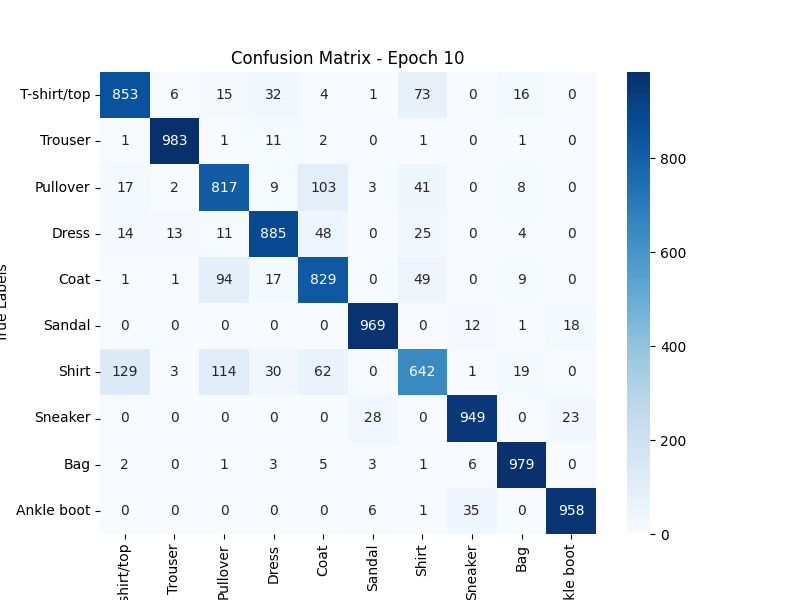

This chart was generated by the following Python code:
import numpy as np
import wandb
import argparse
import matplotlib.pyplot as plt
import seaborn as sns
from tensorflow.keras.datasets import fashion_mnist
from tensorflow.keras.utils import to_categorical
from sklearn.metrics import confusion_matrix

# Activation Functions
def sigmoid(x):
    return 1 / (1 + np.exp(-x))

def sigmoid_derivative(x):
    return x * (1 - x)

def tanh(x):
    return np.tanh(x)

def tanh_derivative(x):
    return 1 - np.tanh(x) ** 2

def relu(x):
    return np.maximum(0, x)

def relu_derivative(x):
    return (x > 0).astype(float)

# Xavier Initialization
def xavier_init(size_in, size_out):
    return np.random.randn(size_in, size_out) * np.sqrt(1 / size_in)

# Loss Function: Categorical Cross-Entropy
def cross_entropy_loss(y_true, y_pred):
    return -np.sum(y_true * np.log(y_pred + 1e-8)) / y_true.shape[0]


# Neural Network Class
class FeedforwardNN:
    def __init__(self, layer_sizes, activation="relu", weight_init="random", weight_decay=0):
        self.layer_sizes = layer_sizes
        self.activation = activation
        self.weight_decay = weight_decay  # L2 Regularization
        self.initialize_weights(weight_init)

    def initialize_weights(self, weight_init):
        if weight_init == "xavier":
            self.w = [xavier_init(self.layer_sizes[i], self.layer_sizes[i + 1]) for i in range(len(self.layer_sizes) - 1)]
        else:  # Default to random
            self.w = [np.random.randn(self.layer_sizes[i], self.layer_sizes[i + 1]) * 0.01 for i in range(len(self.layer_sizes) - 1)]
        
        self.b = [np.zeros((1, self.layer_sizes[i + 1])) for i in range(len(self.layer_sizes) - 1)]

    def activation_func(self, x):
        if self.activation == "relu":
            return relu(x)
        elif self.activation == "sigmoid":
            return sigmoid(x)
        elif self.activation == "tanh":
            return tanh(x)

    def activation_derivative(self, x):
        if self.activation == "relu":
            return relu_derivative(x)
        elif self.activation == "sigmoid":
            return sigmoid_derivative(x)
        elif self.activation == "tanh":
            return tanh_derivative(x)

    def forward_pass(self, X):
        activations = [X]
        Z_values = []
        for i in range(len(self.w)):
            Z = np.dot(activations[-1], self.w[i]) + self.b[i]
            Z_values.append(Z)
            if i < len(self.w) - 1:
                A = self.activation_func(Z)
            else:
                A = self.softmax(Z)
            activations.append(A)
        return activations, Z_values

    def softmax(self, x):
        exp_x = np.exp(x - np.max(x, axis=1, keepdims=True))
        return exp_x / np.sum(exp_x, axis=1, keepdims=True)

# Optimizer Class
class Optimizer:
    def __init__(self, model, method="adam", lr=0.001, beta1=0.9, beta2=0.999, epsilon=1e-8):
        self.model = model
        self.method = method.lower()
        self.lr = lr
        self.beta1 = beta1
        self.beta2 = beta2
        self.epsilon = epsilon
        self.t = 0
        self.initialize_optimizers()

    def initialize_optimizers(self):
        self.v_dW = [np.zeros_like(w) for w in self.model.w]
        self.v_db = [np.zeros_like(b) for b in self.model.b]
        self.s_dW = [np.zeros_like(w) for w in self.model.w]
        self.s_db = [np.zeros_like(b) for b in self.model.b]
    
    def backward_pass(self, X, Y):
        m = X.shape[0]
        activations, Z_values = self.model.forward_pass(X)
        dA = activations[-1] - Y  # Softmax + Cross-Entropy gradient
        dW, db = [], []
        
        for i in reversed(range(len(self.model.w))):
            dZ = dA if i == len(self.model.w) - 1 else dA * self.model.activation_derivative(activations[i + 1])
            dW.insert(0, np.dot(activations[i].T, dZ) / m + self.model.weight_decay * self.model.w[i])
            db.insert(0, np.sum(dZ, axis=0, keepdims=True) / m)
            dA = np.dot(dZ, self.model.w[i].T)
        return dW, db
    
    def update_parameters(self, dW, db):
        self.t += 1
        for i in range(len(self.model.w)):
            if self.method == "sgd":
                self.model.w[i] -= self.lr * dW[i]
                self.model.b[i] -= self.lr * db[i]
            
            elif self.method == "momentum":
                self.v_dW[i] = self.beta1 * self.v_dW[i] + (1 - self.beta1) * dW[i]
                self.v_db[i] = self.beta1 * self.v_db[i] + (1 - self.beta1) * db[i]
                self.model.w[i] -= self.lr * self.v_dW[i]
                self.model.b[i] -= self.lr * self.v_db[i]
                
            elif self.method == "nestrov":
                # Nesterov Accelerated Gradient (NAG)
                prev_v_dW = self.v_dW[i].copy()
                prev_v_db = self.v_db[i].copy()
                
                self.v_dW[i] = self.beta1 * self.v_dW[i] - self.lr * dW[i]
                self.v_db[i] = self.beta1 * self.v_db[i] - self.lr * db[i]
                
                self.model.w[i] += -self.beta1 * prev_v_dW + (1 + self.beta1) * self.v_dW[i]
                self.model.b[i] += -self.beta1 * prev_v_db + (1 + self.beta1) * self.v_db[i]
            
            elif self.method == "rmsprop":
                self.s_dW[i] = self.beta2 * self.s_dW[i] + (1 - self.beta2) * (dW[i] ** 2)
                self.s_db[i] = self.beta2 * self.s_db[i] + (1 - self.beta2) * (db[i] ** 2)
                self.model.w[i] -= self.lr * dW[i] / (np.sqrt(self.s_dW[i]) + self.epsilon)
                self.model.b[i] -= self.lr * db[i] / (np.sqrt(self.s_db[i]) + self.epsilon)
            
            elif self.method in ["adam", "nadam"]:
                self.v_dW[i] = self.beta1 * self.v_dW[i] + (1 - self.beta1) * dW[i]
                self.v_db[i] = self.beta1 * self.v_db[i] + (1 - self.beta1) * db[i]
                
                self.s_dW[i] = self.beta2 * self.s_dW[i] + (1 - self.beta2) * (dW[i] ** 2)
                self.s_db[i] = self.beta2 * self.s_db[i] + (1 - self.beta2) * (db[i] ** 2)
                
                v_dW_corr = self.v_dW[i] / (1 - self.beta1 ** self.t)
                v_db_corr = self.v_db[i] / (1 - self.beta1 ** self.t)
                s_dW_corr = self.s_dW[i] / (1 - self.beta2 ** self.t)
                s_db_corr = self.s_db[i] / (1 - self.beta2 ** self.t)
                
                self.model.w[i] -= self.lr * v_dW_corr / (np.sqrt(s_dW_corr) + self.epsilon)
                self.model.b[i] -= self.lr * v_db_corr / (np.sqrt(s_db_corr) + self.epsilon)

# Load Fashion MNIST Data
(x_train, y_train), (x_test, y_test) = fashion_mnist.load_data()
x_train, x_test = x_train.reshape(-1, 28 * 28) / 255.0, x_test.reshape(-1, 28 * 28) / 255.0
y_train, y_test = to_categorical(y_train, 10), to_categorical(y_test, 10)

# Create validation split (10% of train)
val_split = int(0.1 * x_train.shape[0])
x_val, y_val = x_train[:val_split], y_train[:val_split]
x_train, y_train = x_train[val_split:], y_train[val_split:]

# Fashion MNIST Class Names
class_names = [
    "T-shirt/top", "Trouser", "Pullover", "Dress", "Coat",
    "Sandal", "Shirt", "Sneaker", "Bag", "Ankle boot"
]

# Function to Plot and Log Confusion Matrix
def log_confusion_matrix(y_true, y_pred, class_names, epoch):
    cm = confusion_matrix(y_true, y_pred)
    
    plt.figure(figsize=(8, 6))
    sns.heatmap(cm, annot=True, fmt="d", cmap="Blues", xticklabels=class_names, yticklabels=class_names)
    plt.xlabel("Predicted Labels")
    plt.ylabel("True Labels")
    plt.title(f"Confusion Matrix - Epoch {epoch+1}")

    # Save figure as image
    plt.savefig("confusion_matrix.png")
    plt.close()

    # Log to WandB
    wandb.log({"confusion_matrix": wandb.Image("confusion_matrix.png")})

# Training Function
def train(args):
    wandb.init(project=args.wandb_project, entity=args.wandb_entity)
    config = wandb.config
    config.epochs = args.epochs
    config.learning_rate = args.learning_rate
    config.optimizer = args.optimizer
    config.num_hidden_layers = args.num_layers
    config.hidden_layer_size = args.hidden_size
    config.activation = args.activation
    config.weight_init = args.weight_init
    config.weight_decay = args.weight_decay

    run_name = f"hl_{config.num_hidden_layers}_bs_{args.batch_size}_ac_{config.activation}"
    
    wandb.run.name = run_name
    wandb.run.save()

    layer_sizes = [784] + [config.hidden_layer_size] * config.num_hidden_layers + [10]
    model = FeedforwardNN(layer_sizes, activation=config.activation, weight_init=config.weight_init, weight_decay=config.weight_decay)

    trainer = Optimizer(model, method=config.optimizer, lr=config.learning_rate)

    for epoch in range(config.epochs):
        indices = np.random.permutation(x_train.shape[0])
        x_train_shuffled, y_train_shuffled = x_train[indices], y_train[indices]

        for i in range(0, x_train.shape[0], args.batch_size):
            X_batch, Y_batch = x_train_shuffled[i:i + args.batch_size], y_train_shuffled[i:i + args.batch_size]
            dW, db = trainer.backward_pass(X_batch, Y_batch)
            trainer.update_parameters(dW, db)

        # Evaluate on train, validation, and test sets
        train_preds = model.forward_pass(x_train)[0][-1]
        val_preds = model.forward_pass(x_val)[0][-1]
        test_preds = model.forward_pass(x_test)[0][-1]

        train_loss = cross_entropy_loss(y_train, train_preds)
        val_loss = cross_entropy_loss(y_val, val_preds)

        train_acc = np.mean(np.argmax(train_preds, axis=1) == np.argmax(y_train, axis=1))
        val_acc = np.mean(np.argmax(val_preds, axis=1) == np.argmax(y_val, axis=1))
        test_acc = np.mean(np.argmax(test_preds, axis=1) == np.argmax(y_test, axis=1))

        # Compute Confusion Matrix on Test Set
        log_confusion_matrix(np.argmax(y_test, axis=1), np.argmax(test_preds, axis=1), class_names, epoch)

        wandb.log({"training_loss": train_loss, "validation_loss": val_loss, "training_accuracy": train_acc, "validation_accuracy": val_acc, "test_accuracy": test_acc, "epoch": epoch + 1})
        print(f"Epoch {epoch+1}/{config.epochs} - Train Acc: {train_acc:.4f}, Val Acc: {val_acc:.4f}, Test Acc: {test_acc:.4f}")

if __name__ == "__main__":
    parser = argparse.ArgumentParser()
    parser.add_argument('--wandb_project', type=str, required=True)
    parser.add_argument('--wandb_entity', type=str, required=True)
    parser.add_argument('--epochs', type=int, default=10)
    parser.add_argument('--learning_rate', type=float, default=0.0001)
    parser.add_argument('--optimizer', type=str, default='nadam')
    parser.add_argument('--batch_size', type=int, default=16)
    parser.add_argument('--num_layers', type=int, default=3)
    parser.add_argument('--hidden_size', type=int, default=256)
    parser.add_argument('--activation', type=str, default='relu')
    parser.add_argument('--weight_init', type=str, default='xavier')
    parser.add_argument('--weight_decay', type=float, default=0.0)

    args = parser.parse_args()
    train(args)
